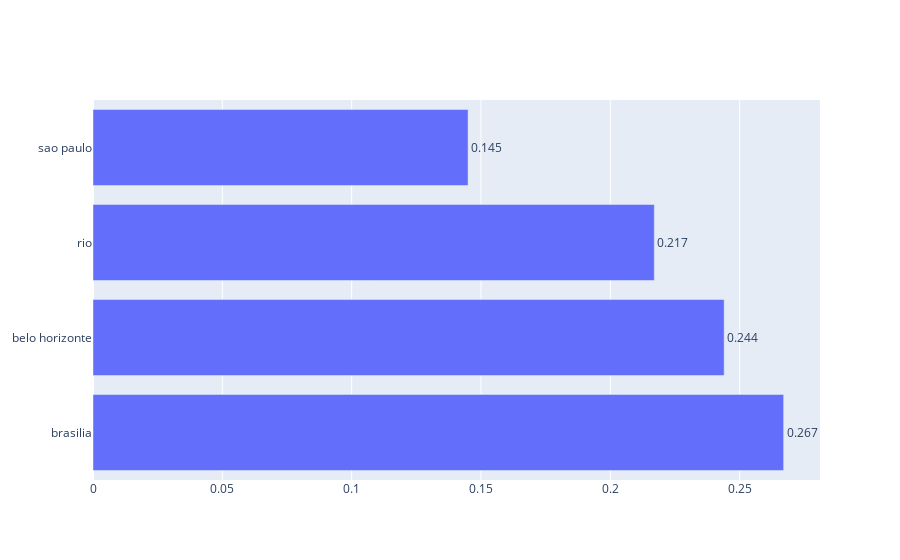

Here is the notebook cell this chart was saved with:
### Markdown cell above
The chart above delivers one message fairly well -- that Sao Paulo and Rio lead our sales.  But if we would also like to make a message about total sales, we may wish to show cumulative.

We can do this by using our cumulative numbers, which we move to in the below chart.

### Code cell
import plotly.graph_objects as go

# pct_total_sales = [.145, .072, .027, .023][::-1]
cum_pct = [.145, .217, .244, .267][::-1]

cities_bar = go.Bar(y = cities, x = cum_pct, text = cum_pct,
                    textposition = 'outside',
                    orientation = 'h')
go.Figure(data = [cities_bar])

### Figure 1 — Plotly figure (JSON) as saved in the notebook; plotly's stock layout.template omitted (floating-point values rounded to 4 significant figures)
{"data": [{"orientation": "h", "text": ["0.267", "0.244", "0.217", "0.145"], "textposition": "outside", "type": "bar", "x": [0.267, 0.244, 0.217, 0.145], "y": ["brasilia", "belo horizonte", "rio", "sao paulo"]}], "layout": {"autosize": true, "xaxis": {"autorange": true, "range": [0, 0.2811], "type": "linear"}, "yaxis": {"autorange": true, "range": [-0.5, 3.5], "type": "category"}}}
